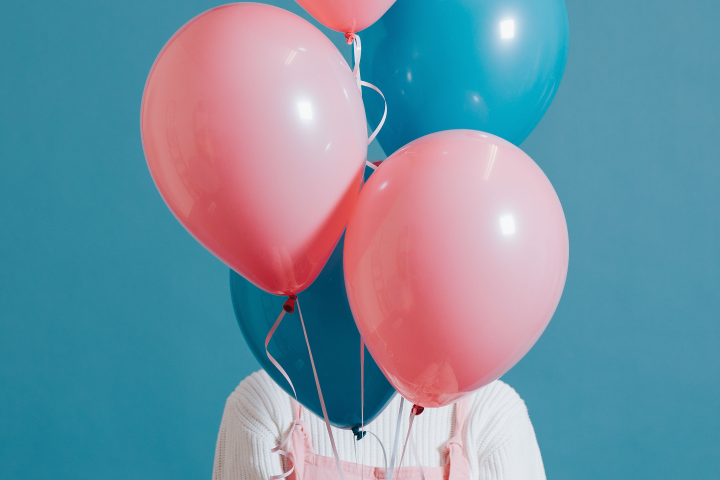
#> input picture Curso/input/baloes.png, 720 x 480 px
$ python escala_cinza.py
#> lines starting #> are read from the running program, lines starting #| are printed output that depends on the picture; after the words box and inside, x2 and y2 are one past the last pixel; in counts of white or black regions, pixels touching at a corner belong together
import random
from pprint import pprint

from PIL import Image

# Abra a imagem RGB
imagem_rgb = Image.open('input/baloes.png')
#> imagem_rgb is the input picture: PIL image 720x480 RGBA; mean R, G, B, A 113.3, 145.1, 163.4, 255
# Converta a imagem para escala de cinza
imagem_cinza = imagem_rgb.convert('L')
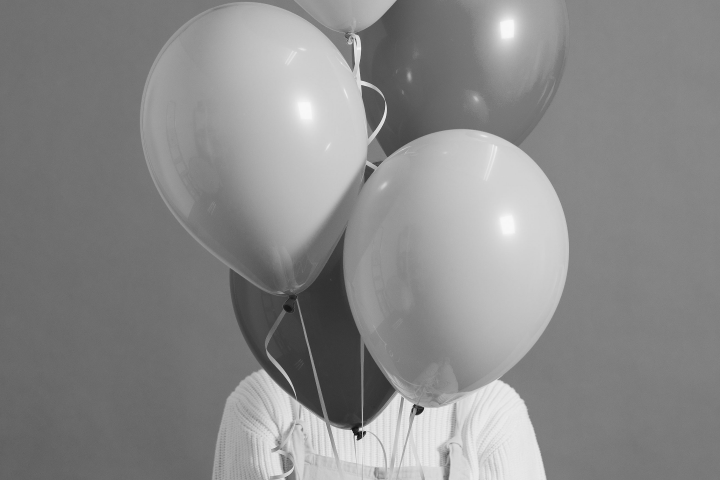
#> imagem_cinza: PIL image 720x480 L; min 17, max 248, mean 137.7

# Salve a imagem em escala de cinza se desejar
imagem_cinza.save('imagem_cinza.png')
dados_pixels = list(imagem_cinza.getdata())
#> dados_pixels = 345600 items
dados_pixels_set = set()
for i in dados_pixels:
    dados_pixels_set.add(dados_pixels[i])
#> this loop made 345600 passes
#> i on passes 1 to 3: 112, 113, 112
#> after the loop, dados_pixels_set = 13 items

print(dados_pixels_set)
#| {112, 113, 114, 115, 116, 117, 118, 119, 120, 121, 122, 123, 124}
# print(dados_pixels)
# Exiba a imagem em escala de cinza
imagem_cinza.show()

img = Image.open('imagem_cinza.png')


def modificar_imagem(imagem, mode, size):
#> called with mode = 'L', size = (720, 480)
    nova_imagem = Image.new(mode, size)
#> nova_imagem: PIL image 720x480 L; every value is 0
    dados = list(imagem.getdata())
#> dados = 345600 items

    for i in range(len(dados)):
        if dados[i] <= 128:
            dados[i] = 0
        else:
            dados[i] = 255

    nova_imagem.putdata(dados)
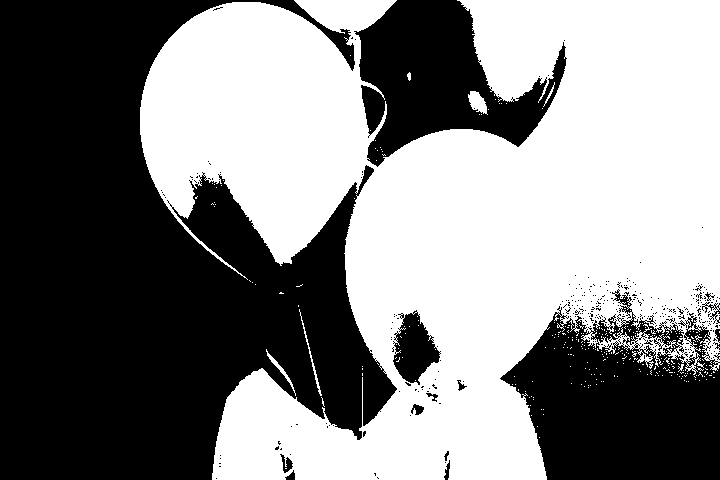
#> nova_imagem: PIL image 720x480 L; 51.6% white; 319 black regions (303 under 20 px), largest, box (x1, y1, x2, y2) and area: (0, 0, 397, 480) 118502, (500, 289, 720, 480) 27226, (354, 0, 567, 167) 18300
    nova_imagem.save('imagem_modificada.png')
    nova_imagem.show()


modificar_imagem(img, img.mode, img.size)


def poluir_imagem(imagem, mode, size):
#> called with mode = 'L', size = (720, 480)
    nova_imagem = Image.new(mode, size)
    dados = list(imagem.getdata())
#> dados = 345600 items
    percent = 0.01 * len(dados)
#> percent = 3456
    print(int(percent))
#| 3456
    for i in range(int(percent)):
        dados[random.randint(0, len(dados))] = 255

    nova_imagem.putdata(dados)
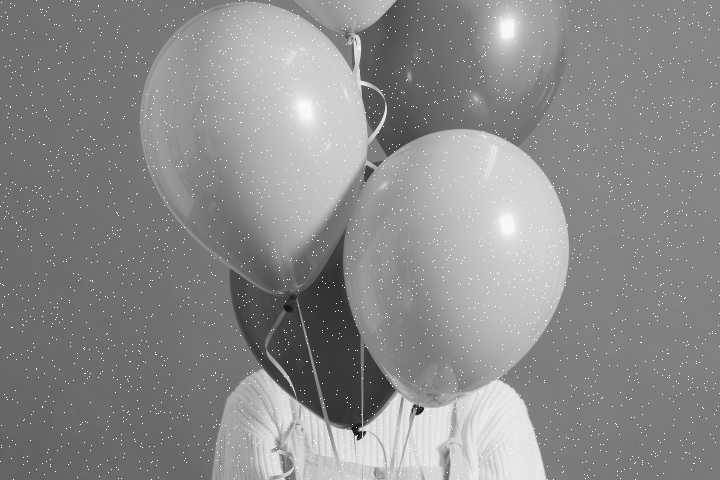
#> nova_imagem: PIL image 720x480 L; min 17, max 255, mean 138.8
    nova_imagem.save('imagem_poluida.png')
    nova_imagem.show()

    return nova_imagem


nova_imagem = poluir_imagem(img, img.mode, img.size)
# nova_imagem.show()
